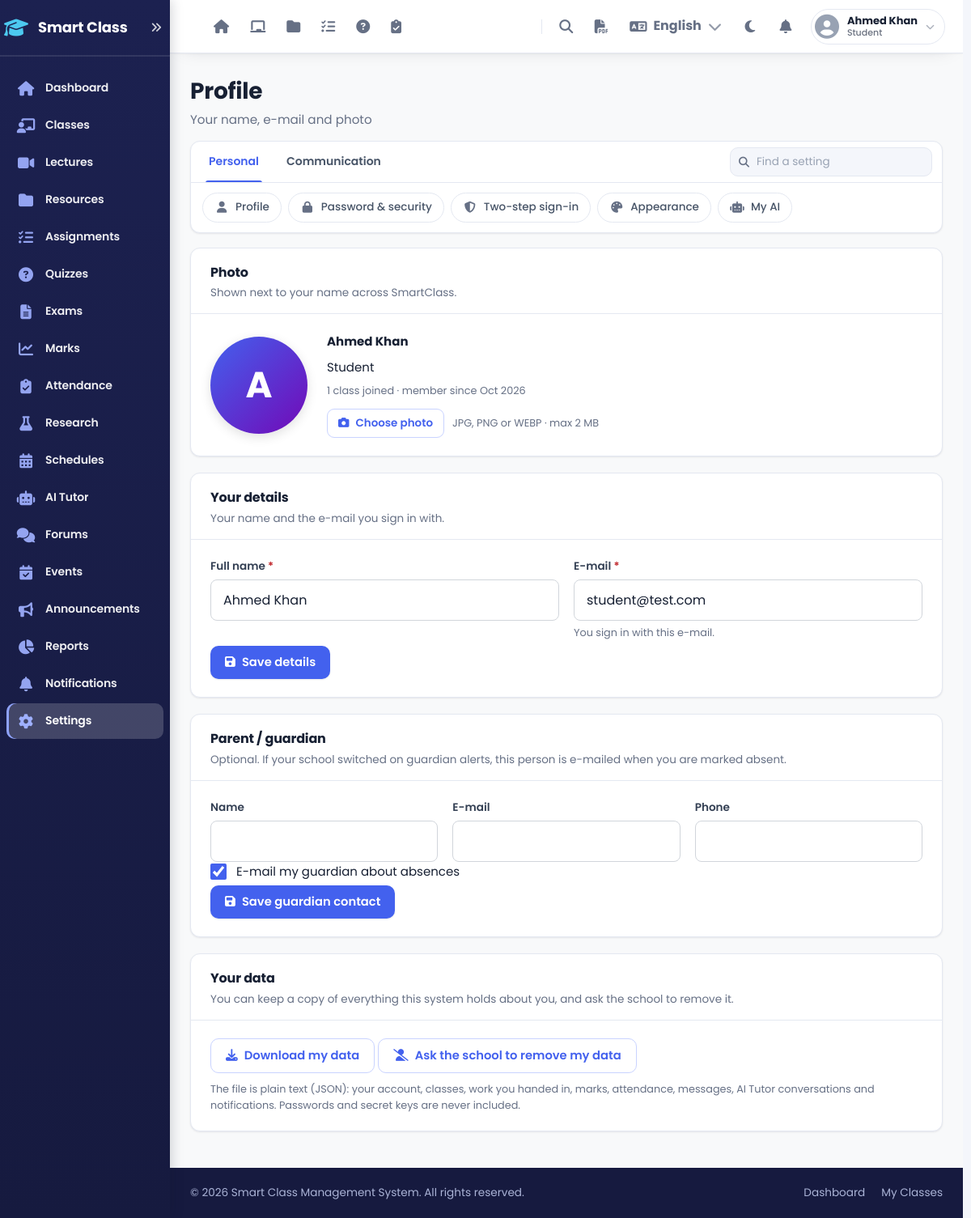
Page /pages/settings/profile.php (signed in) on the committed database.
### tables this page shows
CREATE TABLE users (
    id INT UNSIGNED AUTO_INCREMENT PRIMARY KEY,
    name VARCHAR(100) NOT NULL,
    email VARCHAR(100) NOT NULL UNIQUE,
    email_verified_at DATETIME DEFAULT NULL COMMENT 'proved by signing in with an emailed code',
    password VARCHAR(255) NOT NULL,
    role ENUM('teacher', 'student') NOT NULL DEFAULT 'student',
    is_admin TINYINT(1) NOT NULL DEFAULT 0 COMMENT 'school super admin (a teacher)',
    photo VARCHAR(255) DEFAULT NULL,
    lang CHAR(2) NOT NULL DEFAULT '' COMMENT 'interface language: en, ps (Pashto), fa (Dari); empty = school default',
    email_token VARCHAR(64) DEFAULT NULL COMMENT 'secret for one-click unsubscribe links',
    is_approved TINYINT(1) NOT NULL DEFAULT 0 COMMENT '0=pending, 1=approved',
    is_active TINYINT(1) NOT NULL DEFAULT 1,
    totp_secret VARCHAR(255) DEFAULT NULL,
    totp_enabled TINYINT(1) NOT NULL DEFAULT 0,
    totp_last_step INT UNSIGNED NOT NULL DEFAULT 0,
    guardian_name VARCHAR(100) DEFAULT NULL,
    guardian_email VARCHAR(100) DEFAULT NULL,
    guardian_phone VARCHAR(40) DEFAULT NULL,
    guardian_alerts TINYINT(1) NOT NULL DEFAULT 1,
    last_login DATETIME DEFAULT NULL,
    created_at DATETIME NOT NULL DEFAULT CURRENT_TIMESTAMP,
    updated_at DATETIME NOT NULL DEFAULT CURRENT_TIMESTAMP ON UPDATE CURRENT_TIMESTAMP,
    INDEX idx_email (email),
    INDEX idx_role (role),
    INDEX idx_approved (is_approved)
);

### config/db.php (called while the page is built, shortened)
<?php
class Database {
    private $pdo;
    public function __construct() {
        $dsn = "mysql:host=" . DB_HOST . ";dbname=" . DB_NAME . ";charset=" . DB_CHARSET;
        try {
            $this->pdo = new PDO($dsn, DB_USER, DB_PASS, [
                PDO::ATTR_ERRMODE => PDO::ERRMODE_EXCEPTION,
                PDO::ATTR_DEFAULT_FETCH_MODE => PDO::FETCH_ASSOC,
                PDO::ATTR_EMULATE_PREPARES => false
            ]);
        } catch (PDOException $e) {
            die("Database Connection Failed: " . $e->getMessage());
        }
    }
    public function query($sql, $params = []) {
        $this->stmt = $this->pdo->prepare($sql);
        $this->stmt->execute($params);
        return $this->stmt;
    }
    public function fetchOne($sql, $params = []) {
        return $this->query($sql, $params)->fetch();
    }
    public function count($table, $where = '1=1', $params = []) {
        $sql = "SELECT COUNT(*) as total FROM {$table} WHERE {$where}";
        return $this->fetchOne($sql, $params)['total'];
    }
}
function formatDate($date, $format = 'Y-m-d') {
    return date($format, strtotime($date));
}
$db = new Database();

### includes/auth.php (called while the page is built, shortened)
<?php
require_once dirname(__DIR__) . '/config/db.php';
$current_user_id = $_SESSION['user_id'];
$user = $db->fetchOne("SELECT * FROM users WHERE id = ?", [$current_user_id]);
function isTeacher() {
    return ($_SESSION['user_role'] ?? '') === 'teacher';
}
function isStudent() {
    return ($_SESSION['user_role'] ?? '') === 'student';
}

### pages/settings/profile.php (the view, shortened to what this page needs)
<?php
require_once dirname(__DIR__, 2) . '/includes/auth.php';
$errors = ['name' => '', 'email' => '', 'photo' => '', 'guardian_email' => '', 'guardian_phone' => '', 'guardian_name' => ''];
$form = ['name' => $user['name'], 'email' => $user['email'], 'guardian_name' => (string) $user['guardian_name'], 'guardian_email' => (string) $user['guardian_email'], 'guardian_phone' => (string) $user['guardian_phone']];
$user = $db->fetchOne("SELECT * FROM users WHERE id = ?", [$current_user_id]);
$class_count = isTeacher()
    ? (int) $db->count('classes', '' . teachesClassSql('classes') . ' AND is_active = 1', [$current_user_id])
    : (int) $db->count('class_members', 'student_id = ?', [$current_user_id]);
include dirname(__DIR__, 2) . '/includes/app_header.php';
?>
<section class="set-section">
    <header><h3>Photo</h3><p>Shown next to your name across SmartClass.</p></header>
    <div class="body">
        <div class="photo-row">
            <div class="profile-photo">
                <span id="photoInitial" class="avatar teacher" <?php echo !empty($user['photo']) ? 'hidden' : ''; ?> aria-hidden="true"><?php echo htmlspecialchars(mb_strtoupper(mb_substr($user['name'], 0, 1))); ?></span>
            </div>
            <div class="photo-side">
                <strong><?php echo htmlspecialchars($user['name']); ?></strong>
                <span class="role-chip"><?php echo isTeacher() ? 'Teacher' : 'Student'; ?></span>
                <span class="form-hint" style="margin:0;"><?php echo $class_count; ?> <?php echo isTeacher() ? 'class' . ($class_count == 1 ? '' : 'es') . ' taught' : 'class' . ($class_count == 1 ? '' : 'es') . ' joined'; ?> · member since <?php echo formatDate($user['created_at'], 'M Y'); ?></span>
                <form method="POST" enctype="multipart/form-data" class="profile-form photo-actions">
                    <label for="photo" class="btn-app btn-sm btn-outline" style="cursor:pointer;"><i class="fas fa-camera"></i> Choose photo</label>
                    <small class="form-hint" style="margin:0;">JPG, PNG or WEBP · max 2 MB</small>
                </form>
            </div>
        </div>
    </div>
</section>
<section class="set-section">
    <header><h3>Your details</h3><p>Your name and the e-mail you sign in with.</p></header>
    <div class="body">
        <form method="POST" class="profile-form" novalidate>
            <div class="form-row">
                <div class="form-group">
                    <label for="name">Full name <span class="required-mark">*</span></label>
                    <input type="text" id="name" name="name" maxlength="100" class="<?php echo $errors['name'] ? 'is-invalid' : ''; ?>" value="<?php echo htmlspecialchars($form['name']); ?>">
                </div>
                <div class="form-group">
                    <label for="email">E-mail <span class="required-mark">*</span></label>
                    <input type="text" id="email" name="email" maxlength="100" autocomplete="email" class="<?php echo $errors['email'] ? 'is-invalid' : ''; ?>" value="<?php echo htmlspecialchars($form['email']); ?>">
                    <small class="form-hint">You sign in with this e-mail.</small>
                </div>
            </div>
            <div class="form-actions"><button type="submit" class="btn-app"><i class="fas fa-save"></i> Save details</button></div>
        </form>
    </div>
</section>
<?php if (isStudent()): ?>
<section class="set-section">
    <header><h3>Parent / guardian</h3><p>Optional. If your school switched on guardian alerts, this person is e-mailed when you are marked absent.</p></header>
    <div class="body">
        <form method="POST" class="profile-form" novalidate>
            <div class="form-row">
                <div class="form-group"><label for="guardian_name">Name</label>
                    <input type="text" id="guardian_name" name="guardian_name" maxlength="100" value="<?php echo htmlspecialchars($form['guardian_name']); ?>" class="<?php echo $errors['guardian_name'] ? 'is-invalid' : ''; ?>">
                    <div class="invalid-feedback"><?php echo htmlspecialchars($errors['guardian_name']); ?></div></div>
                <div class="form-group"><label for="guardian_email">E-mail</label>
                    <input type="text" id="guardian_email" name="guardian_email" maxlength="100" value="<?php echo htmlspecialchars($form['guardian_email']); ?>" class="<?php echo $errors['guardian_email'] ? 'is-invalid' : ''; ?>">
                    <div class="invalid-feedback"><?php echo htmlspecialchars($errors['guardian_email']); ?></div></div>
                <div class="form-group"><label for="guardian_phone">Phone</label>
                    <input type="text" id="guardian_phone" name="guardian_phone" maxlength="40" value="<?php echo htmlspecialchars($form['guardian_phone']); ?>" class="<?php echo $errors['guardian_phone'] ? 'is-invalid' : ''; ?>">
                    <div class="invalid-feedback"><?php echo htmlspecialchars($errors['guardian_phone']); ?></div></div>
            </div>
            <label class="switch-row"><input type="checkbox" name="guardian_alerts" value="1" <?php echo (int) $user['guardian_alerts'] ? 'checked' : ''; ?>> <span>E-mail my guardian about absences</span></label>
            <div class="form-actions"><button type="submit" class="btn-app"><i class="fas fa-save"></i> Save guardian contact</button></div>
        </form>
    </div>
</section>
<?php endif; ?>
<section class="set-section">
    <header><h3>Your data</h3><p>You can keep a copy of everything this system holds about you, and ask the school to remove it.</p></header>
    <div class="body">
        <form method="POST" style="display:inline;"><button type="submit" class="btn-app btn-outline" data-no-ajax><i class="fas fa-download"></i> Download my data</button></form>
        <form method="POST" style="display:inline;" data-confirm="Ask the school to remove your data?" data-confirm-text="Your administrator decides: marks and attendance may have to stay in the school's records, but your personal details can be removed." data-confirm-button="Send the request">
            <?php echo csrfField(); ?><input type="hidden" name="action" value="ask_delete"><button type="submit" class="btn-app btn-outline"><i class="fas fa-user-slash"></i> Ask the school to remove my data</button></form>
        <p class="form-hint" style="margin-top:10px;">The file is plain text (JSON): your account, classes, work you handed in, marks, attendance, messages, AI Tutor conversations and notifications. Passwords and secret keys are never included.</p>
    </div>
</section>
<?php include dirname(__DIR__, 2) . '/includes/app_footer.php'; ?>

### assets/css/dashboard.css (style rules this page uses)
:root { --primary: #4361ee; --primary-dark: #3a56d4; --secondary: #7209b7; --accent: #4cc9f0; --success: #06d6a0; --warning: #ffd166; --danger: #ef476f; --dark: #1a1a2e; --light: #f8f9fa; --gray-100: #f8f9fa; --gray-200: #e9ecef; --gray-300: #dee2e6; --gray-600: #6c757d; --gray-800: #343a40; --sidebar-width-lg: 210px; --sidebar-width-sm: 70px; --header-height: 70px; --border-radius: 8px; --transition-base: 0.3s ease; --transition-fast: 0.2s ease; --transition-slow: 0.5s ease; --shadow-sm: 0 2px 4px rgba(0, 0, 0, 0.1); --shadow-md: 0 4px 6px rgba(0, 0, 0, 0.1); --shadow-lg: 0 10px 25px rgba(0, 0, 0, 0.15); --shadow-xl: 0 20px 40px rgba(0, 0, 0, 0.2); --shadow-inner: inset 0 2px 4px rgba(0, 0, 0, 0.06); --z-overlay: 998; --z-sidebar: 1000; --z-header: 900; --z-dropdown: 1001; --z-tooltip: 1100; --z-profile-dropdown: 9999; --z-modal: 1101; }
* { margin: 0; padding: 0; box-sizing: border-box; }
body { font-family: "Times New Roman", Times, serif; background: linear-gradient(135deg, #f5f7fa 0%, #c3cfe2 100%); min-height: 100vh; color: var(--dark); overflow-x: hidden; line-height: 1.5; }

### rows in the picture
users: name "A", name "Ahmed Khan", created_at "Oct 2026", email "student@test.com", guardian_alerts "☑"

### other values in the picture
APP_NAME === 'SmartClass' ? 'Smart Class' : APP_NAME "Smart Class"
$hdr_m['title'] "Classes"
$hdr_m['title'] "Lectures"
$hdr_m['title'] "Resources"
$hdr_m['title'] "Assignments"
$hdr_m['title'] "Quizzes"
$hdr_m['title'] "Exams"
$hdr_m['title'] "Marks"
$hdr_m['title'] "Attendance"
$hdr_m['title'] "Research"
$hdr_m['title'] "Schedules"
$hdr_m['title'] "AI Tutor"
$hdr_m['title'] "Forums"
$hdr_m['title'] "Events"
$hdr_m['title'] "Announcements"
